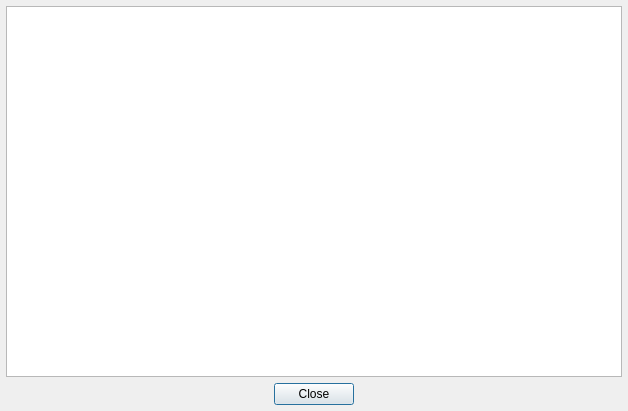
<?xml version="1.0" encoding="UTF-8"?>
<ui version="4.0">
 <class>HelpBrowser</class>
 <widget class="QDialog" name="HelpBrowser">
  <property name="geometry">
   <rect>
    <x>0</x>
    <y>0</y>
    <width>628</width>
    <height>411</height>
   </rect>
  </property>
  <property name="windowTitle">
   <string>Aletheia Help Browser</string>
  </property>
  <property name="windowIcon">
   <iconset theme="help-contents" resource="resources.qrc">
    <normaloff>:/aletheia/icons/resources/help.png</normaloff>:/aletheia/icons/resources/help.png</iconset>
  </property>
  <layout class="QVBoxLayout" name="verticalLayout">
   <property name="margin">
    <number>6</number>
   </property>
   <item>
    <widget class="QTextBrowser" name="textBrowser">
     <property name="source">
      <url>
       <string>help/index.html</string>
      </url>
     </property>
    </widget>
   </item>
   <item>
    <widget class="QDialogButtonBox" name="buttonBox">
     <property name="orientation">
      <enum>Qt::Horizontal</enum>
     </property>
     <property name="standardButtons">
      <set>QDialogButtonBox::Close</set>
     </property>
     <property name="centerButtons">
      <bool>true</bool>
     </property>
    </widget>
   </item>
  </layout>
 </widget>
 <resources>
  <include location="resources.qrc"/>
 </resources>
 <connections>
  <connection>
   <sender>buttonBox</sender>
   <signal>accepted()</signal>
   <receiver>HelpBrowser</receiver>
   <slot>accept()</slot>
   <hints>
    <hint type="sourcelabel">
     <x>248</x>
     <y>254</y>
    </hint>
    <hint type="destinationlabel">
     <x>157</x>
     <y>274</y>
    </hint>
   </hints>
  </connection>
  <connection>
   <sender>buttonBox</sender>
   <signal>rejected()</signal>
   <receiver>HelpBrowser</receiver>
   <slot>reject()</slot>
   <hints>
    <hint type="sourcelabel">
     <x>316</x>
     <y>260</y>
    </hint>
    <hint type="destinationlabel">
     <x>286</x>
     <y>274</y>
    </hint>
   </hints>
  </connection>
 </connections>
</ui>
